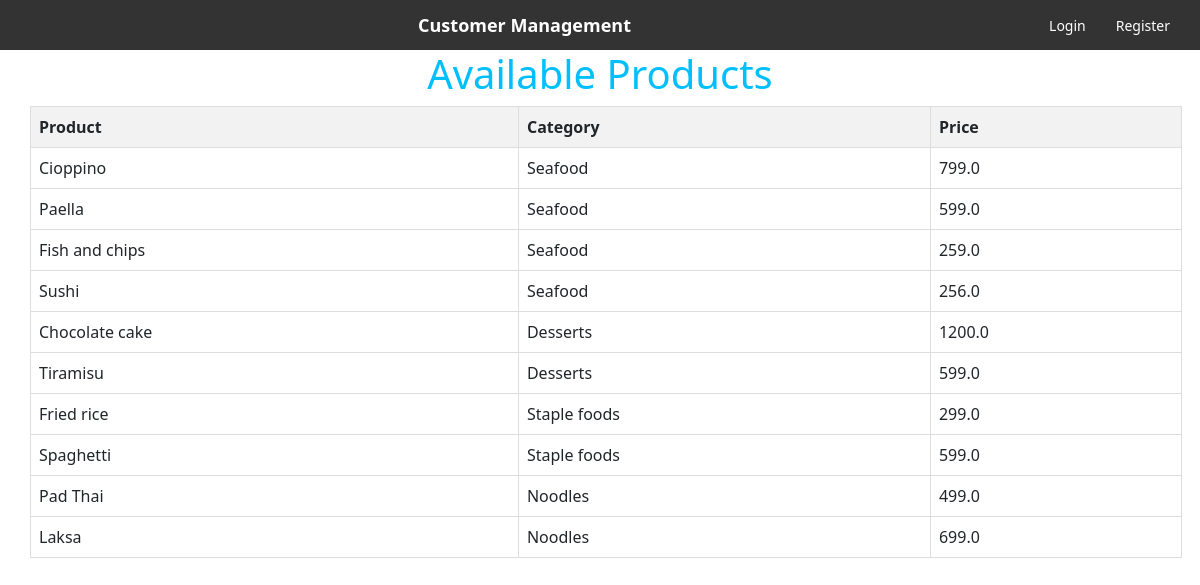
The page / on the database its author committed.
### accounts/models.py (models this page shows, shortened)
class Products(models.Model):
    CATEGORY = (
        ('Seafood', 'Seafood'),
        ('Desserts', 'Desserts'),
        ('Staple foods', 'Staple foods'),
        ('Noodles', 'Noodles')
    )
    name = models.CharField(max_length=200, null=True)
    price = models.FloatField(null=True)
    category = models.CharField(max_length=200, null=True, choices=CATEGORY)
    description = models.CharField(max_length=200, null=True, blank=True)
    date_created = models.DateTimeField(auto_now_add=True, null=True)
    tag = models.ManyToManyField(Tags)

### accounts/views.py (the view)
# urls.py: path('',views.products,name='products'),
def products(request):
    product = Products.objects.all()
    return render(request, 'product.html', {'product': product})

### template/product.html (shortened to what this page needs)
{% load static %}
<!DOCTYPE html>
<html>
<head>
  <link href="https://cdn.jsdelivr.net/npm/bootstrap@5.0.2/dist/css/bootstrap.min.css" rel="stylesheet">
</head>
<body>
  <div class="navbar" >
    <div class="navbar-center">Customer Management</div>
    <div class="navbar-right">
      {% if user.is_authenticated %}
      <a class="navbar-button" href="{% url 'logout' %}">Logout</a>
      {% else %}
      <a class="navbar-button" href="{% url 'login' %}">Login</a>
      <a class="navbar-button" href="{% url 'register' %}">Register</a>
      {% endif %}
    </div>
  </div>
<div>
  <h1>Available Products</h1>
</div>
  <table>
    <tr>
      <th>Product</th>
      <th>Category</th>
      <th>Price</th>
    </tr>
    {% for i in product %}
    <tr>
      <td>{{i.name}}</td>
      <td>{{i.category}}</td>
      <td>{{i.price}}</td>
    </tr>
    {% endfor %}
  </table>
</body>
</html>

### template/product.html (style rules this page uses)
table { border-collapse: collapse; width: 96%; margin-left: 30px; }
th, td { border: 1px solid #ddd; padding: 8px; text-align: left; }
th { background-color: #f2f2f2; }
h1 { text-align:center; color: #00BFFF; }
.navbar { display: flex; justify-content: space-between; align-items: center; height: 50px; background-color: #333; color: #fff; padding: 0 20px; }
.navbar-center { flex: 1; text-align: center; font-size: 18px; font-weight: bold; }
.navbar-right { display: flex; }
.navbar-button { color: #fff; text-decoration: none; padding: 10px; font-size: 14px; margin-left: 10px; }

### rows shown on the page
Products: name "Cioppino", category "Seafood", price "799.0"
Products: name "Paella", category "Seafood", price "599.0"
Products: name "Fish and chips", category "Seafood", price "259.0"
Products: name "Sushi", category "Seafood", price "256.0"
Products: name "Chocolate cake", category "Desserts", price "1200.0"
Products: name "Tiramisu", category "Desserts", price "599.0"
Products: name "Fried rice", category "Staple foods", price "299.0"
Products: name "Spaghetti", category "Staple foods", price "599.0"
Products: name "Pad Thai", category "Noodles", price "499.0"
Products: name "Laksa", category "Noodles", price "699.0"
